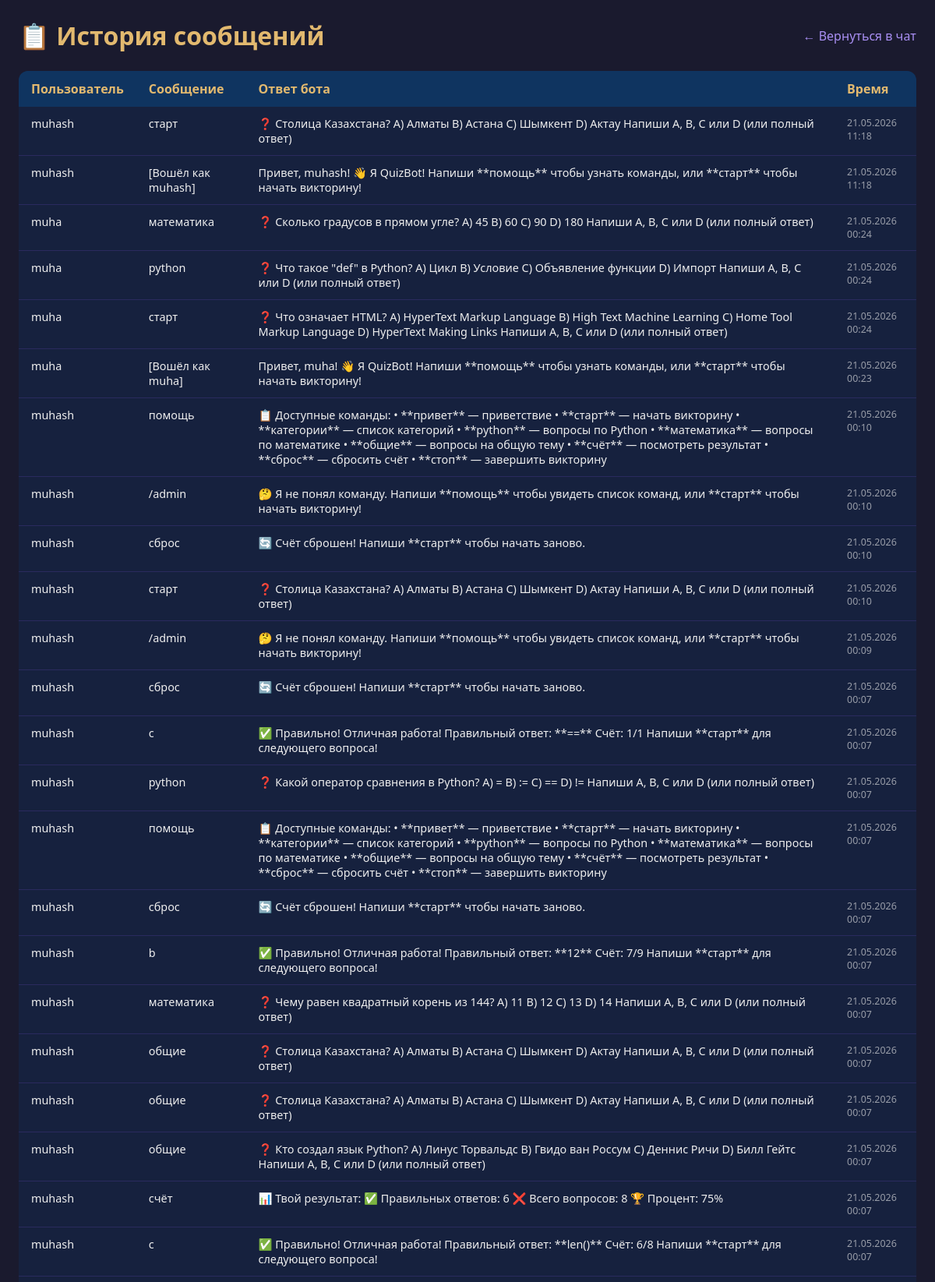
The page /history/ (upper part) on the database its author committed.
### chat/models.py (models this page shows, shortened)
class ChatMessage(models.Model):
    user_name = models.CharField(max_length=100, verbose_name='Имя пользователя')
    user_message = models.TextField(verbose_name='Сообщение пользователя')
    bot_response = models.TextField(verbose_name='Ответ бота')
    created_at = models.DateTimeField(auto_now_add=True, verbose_name='Время')
    class Meta:
        verbose_name = 'Сообщение'
        verbose_name_plural = 'История сообщений'
        ordering = ['-created_at']

### chat/views.py (the view)
# urls.py: path('history/', views.history, name='history'),
def history(request):
    messages = ChatMessage.objects.all()
    return render(request, 'chat/history.html', {'messages': messages})

### chat/templates/chat/history.html (shortened to what this page needs)
<!DOCTYPE html>
<html lang="ru">
<head>
</head>
<body>
    <div class="header">
        <h1>📋 История сообщений</h1>
        <a href="/">← Вернуться в чат</a>
    </div>
    {% if messages %}
    <table>
        <thead>
            <tr>
                <th>Пользователь</th>
                <th>Сообщение</th>
                <th>Ответ бота</th>
                <th>Время</th>
            </tr>
        </thead>
        <tbody>
            {% for msg in messages %}
            <tr>
                <td>{{ msg.user_name }}</td>
                <td>{{ msg.user_message }}</td>
                <td>{{ msg.bot_response }}</td>
                <td class="time">{{ msg.created_at|date:"d.m.Y H:i" }}</td>
            </tr>
            {% endfor %}
        </tbody>
    </table>
    {% else %}
    <div class="empty">История пуста. Начни диалог с ботом!</div>
    {% endif %}
</body>
</html>

### chat/templates/chat/history.html (style rules this page uses)
* { box-sizing: border-box; margin: 0; padding: 0; }
body { font-family: 'Segoe UI', sans-serif; background: #1a1a2e; color: #eee; padding: 24px; }
.header { display: flex; align-items: center; justify-content: space-between; margin-bottom: 24px; }
h1 { color: #e2b96f; }
a { color: #a98ff3; text-decoration: none; }
table { width: 100%; border-collapse: collapse; background: #16213e; border-radius: 12px; overflow: hidden; }
th { background: #0f3460; padding: 12px 16px; text-align: left; color: #e2b96f; }
td { padding: 12px 16px; border-bottom: 1px solid #2a2a5e; font-size: 0.9rem; vertical-align: top; }
.time { font-size: 0.78rem; opacity: 0.6; }

### rows shown on the page
ChatMessage: user_name "muhash", user_message "старт", bot_response "❓ Столица Казахстана? A) Алматы B) Астана C) Шымкент D) Актау Напиши A, B, C или D (или полный ответ)", created_at "21.05.2026 11:18"
ChatMessage: user_name "muhash", user_message "[Вошёл как muhash]", bot_response "Привет, muhash! 👋 Я QuizBot! Напиши **помощь** чтобы узнать команды, или **старт** чтобы начать викторину!", created_at "21.05.2026 11:18"
ChatMessage: user_name "muha", user_message "математика", bot_response "❓ Сколько градусов в прямом угле? A) 45 B) 60 C) 90 D) 180 Напиши A, B, C или D (или полный ответ)", created_at "21.05.2026 00:24"
ChatMessage: user_name "muha", user_message "python", bot_response "❓ Что такое \"def\" в Python? A) Цикл B) Условие C) Объявление функции D) Импорт Напиши A, B, C или D (или полный ответ)", created_at "21.05.2026 00:24"
ChatMessage: user_name "muha", user_message "старт", bot_response "❓ Что означает HTML? A) HyperText Markup Language B) High Text Machine Learning C) Home Tool Markup Language D) HyperText Making Links Напиши A, B, C или D (или полный ответ)", created_at "21.05.2026 00:24"
ChatMessage: user_name "muha", user_message "[Вошёл как muha]", bot_response "Привет, muha! 👋 Я QuizBot! Напиши **помощь** чтобы узнать команды, или **старт** чтобы начать викторину!", created_at "21.05.2026 00:23"
ChatMessage: user_name "muhash", user_message "помощь", bot_response "📋 Доступные команды: • **привет** — приветствие • **старт** — начать викторину • **категории** — список категорий • **python** — вопросы по Python • **математика** — вопросы по математике • **общие** — вопросы на общую тему • **счёт** — посмотреть результат • **сброс** — сбросить счёт • **стоп** — завершить викторину", created_at "21.05.2026 00:10"
ChatMessage: user_name "muhash", user_message "/admin", bot_response "🤔 Я не понял команду. Напиши **помощь** чтобы увидеть список команд, или **старт** чтобы начать викторину!", created_at "21.05.2026 00:10"
ChatMessage: user_name "muhash", user_message "сброс", bot_response "🔄 Счёт сброшен! Напиши **старт** чтобы начать заново.", created_at "21.05.2026 00:10"
ChatMessage: user_name "muhash", user_message "старт", bot_response "❓ Столица Казахстана? A) Алматы B) Астана C) Шымкент D) Актау Напиши A, B, C или D (или полный ответ)", created_at "21.05.2026 00:10"
ChatMessage: user_name "muhash", user_message "/admin", bot_response "🤔 Я не понял команду. Напиши **помощь** чтобы увидеть список команд, или **старт** чтобы начать викторину!", created_at "21.05.2026 00:09"
ChatMessage: user_name "muhash", user_message "сброс", bot_response "🔄 Счёт сброшен! Напиши **старт** чтобы начать заново.", created_at "21.05.2026 00:07"
ChatMessage: user_name "muhash", user_message "c", bot_response "✅ Правильно! Отличная работа! Правильный ответ: **==** Счёт: 1/1 Напиши **старт** для следующего вопроса!", created_at "21.05.2026 00:07"
ChatMessage: user_name "muhash", user_message "python", bot_response "❓ Какой оператор сравнения в Python? A) = B) := C) == D) != Напиши A, B, C или D (или полный ответ)", created_at "21.05.2026 00:07"
ChatMessage: user_name "muhash", user_message "помощь", bot_response "📋 Доступные команды: • **привет** — приветствие • **старт** — начать викторину • **категории** — список категорий • **python** — вопросы по Python • **математика** — вопросы по математике • **общие** — вопросы на общую тему • **счёт** — посмотреть результат • **сброс** — сбросить счёт • **стоп** — завершить викторину", created_at "21.05.2026 00:07"
ChatMessage: user_name "muhash", user_message "сброс", bot_response "🔄 Счёт сброшен! Напиши **старт** чтобы начать заново.", created_at "21.05.2026 00:07"
ChatMessage: user_name "muhash", user_message "b", bot_response "✅ Правильно! Отличная работа! Правильный ответ: **12** Счёт: 7/9 Напиши **старт** для следующего вопроса!", created_at "21.05.2026 00:07"
ChatMessage: user_name "muhash", user_message "математика", bot_response "❓ Чему равен квадратный корень из 144? A) 11 B) 12 C) 13 D) 14 Напиши A, B, C или D (или полный ответ)", created_at "21.05.2026 00:07"
ChatMessage: user_name "muhash", user_message "общие", bot_response "❓ Столица Казахстана? A) Алматы B) Астана C) Шымкент D) Актау Напиши A, B, C или D (или полный ответ)", created_at "21.05.2026 00:07"
ChatMessage: user_name "muhash", user_message "общие", bot_response "❓ Столица Казахстана? A) Алматы B) Астана C) Шымкент D) Актау Напиши A, B, C или D (или полный ответ)", created_at "21.05.2026 00:07"
ChatMessage: user_name "muhash", user_message "общие", bot_response "❓ Кто создал язык Python? A) Линус Торвальдс B) Гвидо ван Россум C) Деннис Ричи D) Билл Гейтс Напиши A, B, C или D (или полный ответ)", created_at "21.05.2026 00:07"
ChatMessage: user_name "muhash", user_message "счёт", bot_response "📊 Твой результат: ✅ Правильных ответов: 6 ❌ Всего вопросов: 8 🏆 Процент: 75%", created_at "21.05.2026 00:07"
ChatMessage: user_name "muhash", user_message "c", bot_response "✅ Правильно! Отличная работа! Правильный ответ: **len()** Счёт: 6/8 Напиши **старт** для следующего вопроса!", created_at "21.05.2026 00:07"
